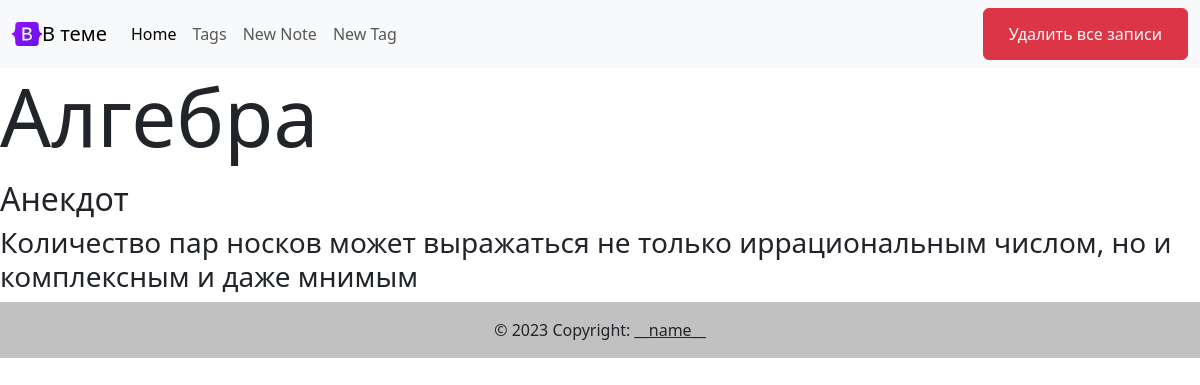
/1/, run on the app's committed database.
### models.py (models this page shows, shortened)
class Note(db.Model):
    id = db.Column(db.Integer, primary_key=True)
    title = db.Column(db.String(100), nullable=True, default=config.default_note_title)
    text = db.Column(db.Text, nullable=False)
    tag = db.relationship('Tag', backref='tag')

class Tag(db.Model):
    id = db.Column(db.Integer, primary_key=True)
    text = db.Column(db.Integer, nullable=False)
    note_id = db.Column(db.Integer, db.ForeignKey('note.id'))

### app.py (the view)
@app.route('/<int:note_id>/', methods=['GET', 'POST'])
def show(note_id):
    if request.method == 'POST':
        return redirect(url_for('edit_note', note_id=note_id))
    note = Note.query.get_or_404(note_id)
    return render_template('show.html', note=note)

### templates/show.html (shortened to what this page needs)
{% extends 'base.html' %}
{% block content %}
    <p class="display-1">{{ note.title }}</p>
    <h2>{% for tag in note.tag%}
        {{ tag.text }}
    {% endfor %}</h2>
    <h3>{{ note.text }}</h3>
{% endblock %}

### data on the page
Note: title "Алгебра", text "Количество пар носков может выражаться не только иррациональным числом, но и комплексным и даже мнимым"
Tag: text "Анекдот"
